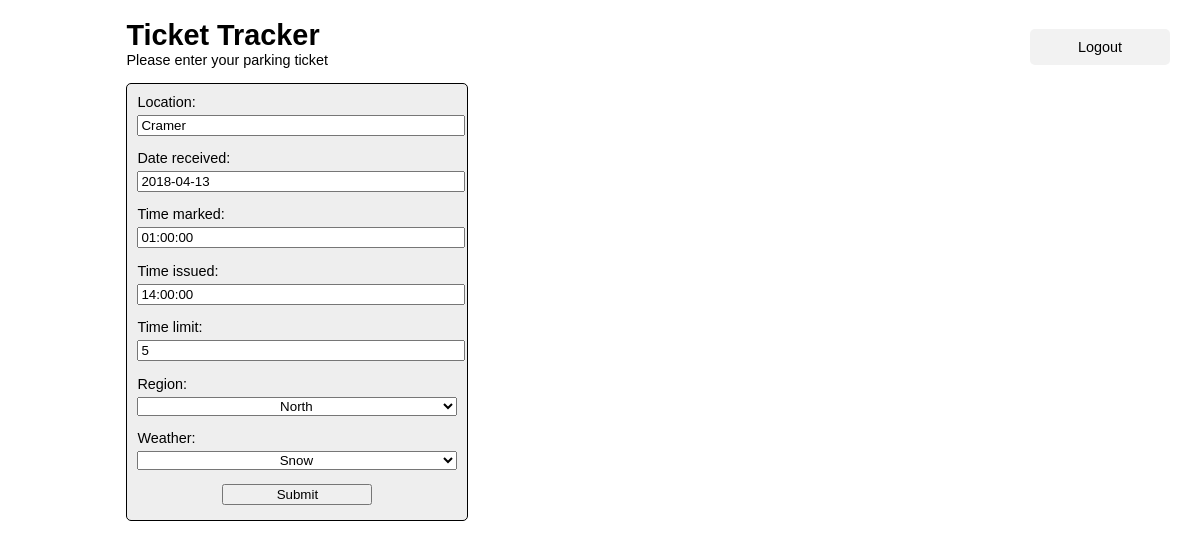
The app's page /update/?id=7 with its own data.
### Ticket/models.py (models this page shows)
class Ticket(models.Model):
    id = models.AutoField(primary_key=True)
    location = models.CharField(max_length=30)
    date_received = models.DateField()
    time_marked = models.TimeField()
    time_issued = models.TimeField()
    time_limit = models.IntegerField()
    region = models.CharField(max_length=8, choices=REGION_CHOICES)
    weather = models.CharField(max_length=6, choices=WEATHER_CHOICES)
    username = models.ForeignKey(User, on_delete=models.CASCADE)

### Ticket/views.py (the view)
# urls.py: url(r'^update/$', Update.as_view(), name="update"),
class Update(View):
    def get(self, request):
        id = request.GET['id']
        action = '/'
        t = Ticket.objects.get(id=id)
        form = TicketForm(instance=t)
        return render(request, "index.html", {'form': form, 'action': "/", "source": "update", "id":id})

### Ticket/models.py
class TicketForm(ModelForm):
    class Meta:
        model = Ticket
        fields = ['location', 'date_received', 'time_marked', 'time_issued', 'time_limit', 'region', 'weather']

### templates/index.html (shortened to what this page needs)
{%  extends "base.html" %}
{% block content %}
    <a href="/logout/" class="logout">Logout</a>
    <h1>Ticket Tracker</h1>
    <p>Please enter your parking ticket</p>
    <form action="{{ action }}" method="POST">
        {{ form.as_p }}
        <input type="submit"/>
    </form>
{% endblock %}

### Ticket/static/styles.css (style rules this page uses)
h1 { margin-bottom: 0; }
p { margin-top: 0; }
form { width: 320px; background: #eee; border: 1px solid black; border-radius: 5px; padding: 10px; }
input { width: 100%; }
input[type=submit] { text-align: center; display: block; width: 150px; margin: 5px auto; }
label { display: block; padding-bottom: 5px; }
select { width:100%; text-align: center; padding-left: 10px }
a { display: block; width: 40%; margin: 10px auto; padding: 10px 20px; text-decoration: none; text-align: center; background: #f2f2f2; color: black; border-radius: 5px; }
.logout { position: absolute; right: 30px; width: 100px; }

### records on screen
Ticket: location "Cramer", date_received "2018-04-13", time_marked "01:00:00", time_issued "14:00:00", time_limit "5", region "North", weather "Snow"
